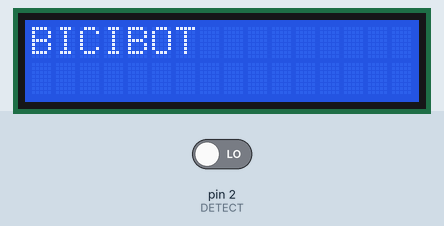
Bench run of a sketch on a simulated Arduino Uno, built with avr-gcc and run on an emulated ATmega328P. Parts: 16×2 character LCD. Inputs (shaded band) come from the test bench; at power-on: pin 2 (DETECT) LOW.

Above: at 0.1 s.
At 21.5 s:
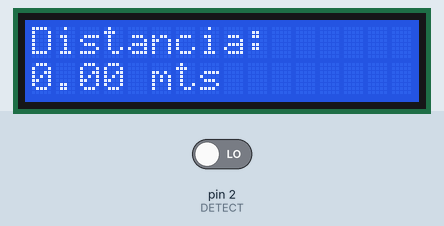
21.6 s: pin 2 (DETECT) driven HIGH
23.1 s: pin 2 (DETECT) driven LOW
At 31.0 s:
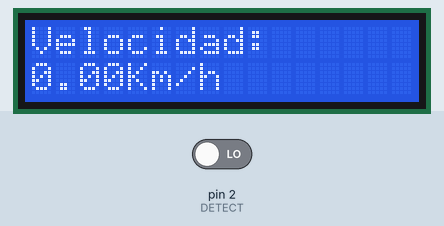
Timing chart, 0 to 32.5 s (numbered marks = the images above; inputs shaded):
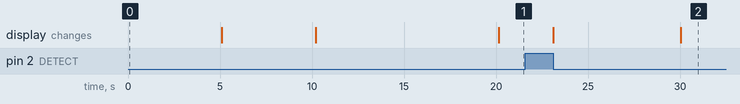

Measured:
- after the input at 21.6 s, every drawn part: stays the same
- after the input at 23.1 s, the display: first changes at once (image 2 shows a later state)

The sketch:

main.ino
```cpp
#include <time.h>
#include <Wire.h>
#include <LiquidCrystal_I2C.h>
#define DETECT 2 // pin 2 for  sensor

LiquidCrystal_I2C lcd(0x3F, 2, 1, 0, 4, 5, 6, 7, 3, POSITIVE);
const float radio = 0.65;             //radio de la rueda en metros
const float Pi = 3.1416;
const float pRueda = radio * radio * Pi; //perimetro de la rueda
int mod1;
double distancia, velocidad, velocidadAnterior = 0;
long int vueltas = 0;
unsigned long time1, time2, dif, now, later, reset = 0;


void setup() {
  pinMode(DETECT, INPUT);//define detect input pin
  lcd.begin(16, 2);
  lcd.print("BICIBOT");
  delay(5000);
}

void loop() {
  int detected = digitalRead(DETECT); // read Hall sensor

  if (detected == HIGH) {
    //Las proximas lineas controlan la incertidumbre del sensor hall.
    delay(200);
    while (detected == HIGH) {
      detected = digitalRead(DETECT);
    }

    //calculo de la distancia
    vueltas += 1;
    distancia = pRueda * vueltas;

    //calculo de velocidad.
    //se utiliza la diferencia entre 2 tiempos para ver cuanto demmora en hacer una vuelta.

    if (vueltas % 2 == 1) {
      time1 = millis();
      if (time2 != 0) {
        dif = time1 - time2;
      }
    }
    else if (vueltas % 2 == 0) {
      time2 = millis();
      dif = time2 - time1;
    }
    //Se calcula la velocidad.
    velocidad = (float)dif;
    velocidad = velocidad / 1000;     //se guardan los segundos en la variable
    velocidad = pRueda / velocidad;   //distancia que se recorrio en el tiempo guardado en la variable velocidad es el perimetro de la rueda.
  }


  //En la proxima seccion de codigo se maneja el display intercalando la velocidad y la distancia cada 5 seg.
  now = millis();
  mod1 = (now / (1000 * 10)) % 2;

  if (now - 2500 > reset) {
    reset = now;
    if (velocidad == velocidadAnterior)
      velocidad = 0;
    else
      velocidadAnterior = velocidad;
  }

  if (now - 300 > later) {
    later = now;
    if (mod1 == 0) {
      lcd.clear();
      lcd.print("Distancia:");
      lcd.setCursor(0, 1);
      if (distancia < 1000) {
        lcd.print(distancia);
        lcd.print(" mts");
      }
      else {
        lcd.print(distancia / 1000);
        lcd.print(" Km");
      }
    }
    else {
      lcd.clear();
      lcd.print("Velocidad:");
      lcd.setCursor(0, 1);
      lcd.print(velocidad * 3.6); //se multiplica por 3.6 para pasarlo de m/s a Km/h
      lcd.print("Km/h");
    }
  }
}
```
